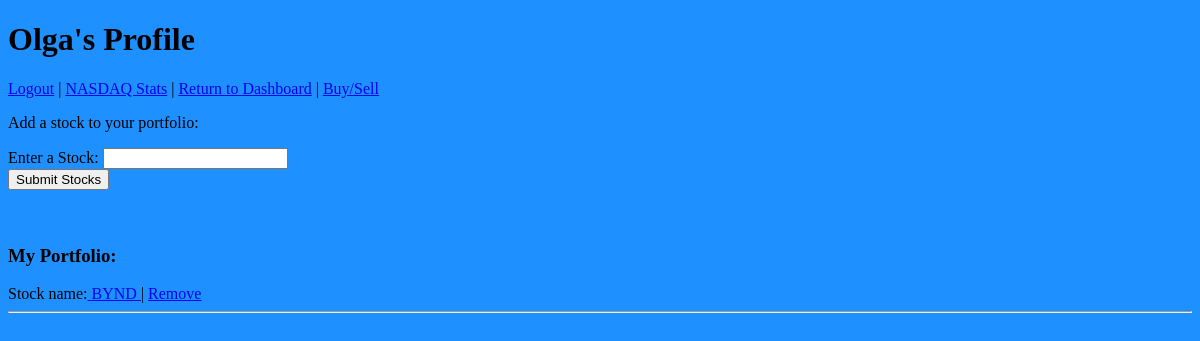
The app's page /profile (signed in), older data.
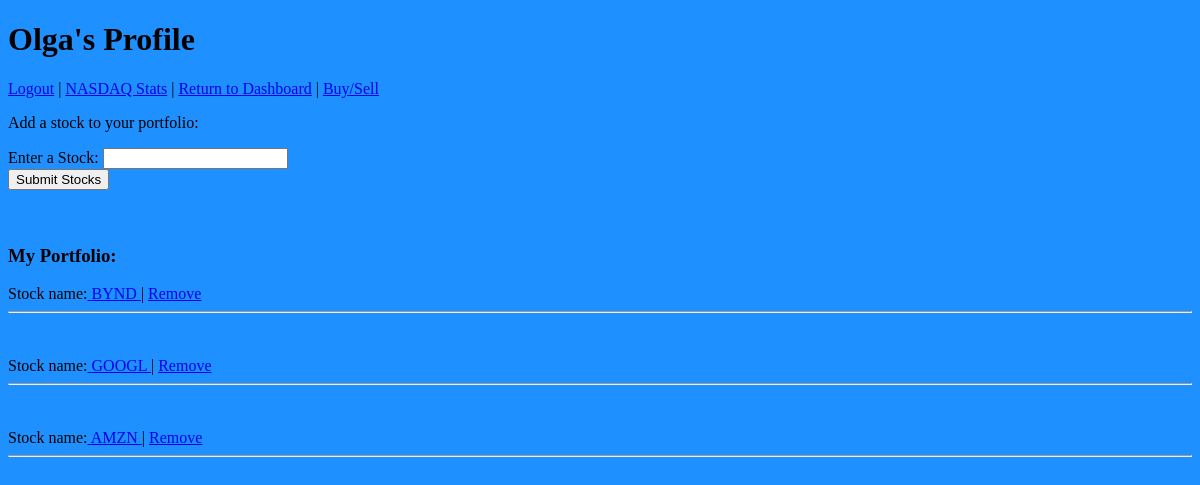
The same page, newer data.
### stock_app/models.py (models this page shows)
class User(models.Model):
    first_name = models.CharField(max_length=255)
    last_name = models.CharField(max_length=255)
    username = models.CharField(max_length=255)
    email = models.EmailField(max_length=255)
    password = models.CharField(max_length=255)
    updated_at = models.DateTimeField(auto_now=True)
    created_at = models.DateTimeField(auto_now_add = True)
    objects = UserManager()

class Stock(models.Model):
    stock_name = models.CharField(max_length=45)
    created_at = models.DateTimeField(auto_now_add = True)
    updated_at = models.DateTimeField(auto_now= True)
    user = models.ForeignKey(User, related_name = "stocks", on_delete = models.CASCADE)
    news_url = models.TextField()
    nasdaq_url = models.TextField()
    objects = StockManager()

### stock_app/views.py (the view)
# urls.py: path('profile', views.profile),
def profile(request):
    if 'user_id' not in request.session:
        return redirect('/')
    this_user = User.objects.filter(id = request.session['user_id'])
    portfolio = Stock.objects.filter(user=User.objects.get(id = request.session['user_id']))
    context = {
            "current_user" : this_user[0].first_name,
            "portfolio": portfolio,
        }
    return render(request, "profile.html", context)

### stock_app/templates/profile.html (shortened to what this page needs)
<!DOCTYPE html>
<html lang = "en">
<head>
    {% load static %}
    <link rel="stylesheet" href="{% static 'background.css' %}">
</head>
<body>
    <h1> {{ current_user }}'s Profile </h1>
    <a href="/logout">Logout</a> | <a href="/stats">NASDAQ Stats</a> | <a href="/success"> Return to Dashboard</a> | <a href="/buy_sell">Buy/Sell</a>
    <form action="/check_stock_name" method='POST' id="add-form">
        <p id = "">Add a stock to your portfolio:</p>
        <div>
            <label for="stock-option">Enter a Stock:</label>
            <input class="stock-option" type="text" name = "stock-option">
        </div>
        <input type="submit" value="Submit Stocks" id = "button">
    </form>
    <br><br>
    <h3>My Portfolio:</h3>
    {% for stock in portfolio %}
    Stock name:<a href="/feed/{{ stock.id }}"> {{ stock.stock_name }} </a> | <a href="/rm-stock/{{ stock.id }}"> Remove </a>
    <hr>
    <br><br>
    {% endfor %}
</body>
</html>

### stock_app/static/background.css (style rules this page uses)
body { background-color:dodgerblue; }

Row changes from the older to the newer data that the page shows:
added Stock: stock_name "GOOGL"
added Stock: stock_name "AMZN"
